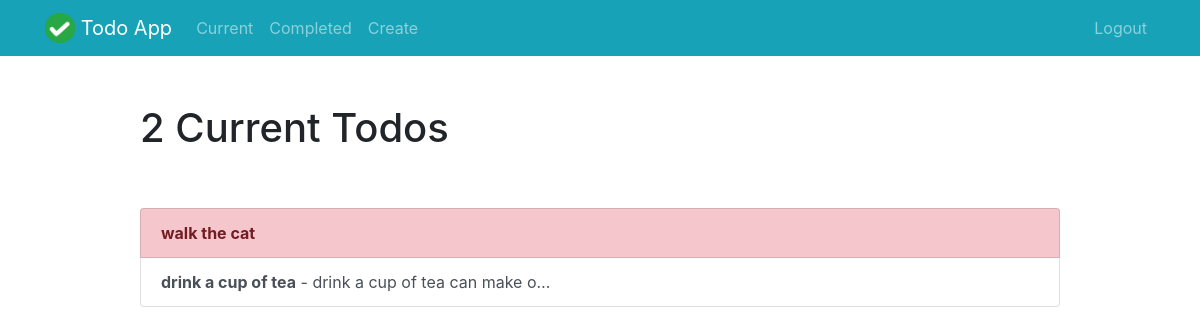
/current/ (signed in), run on an earlier commit of the app's database.
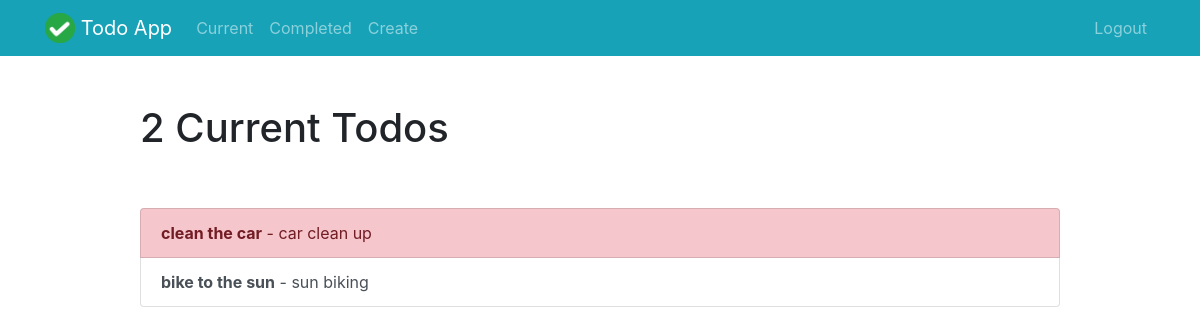
And on a later commit of the database.
### todo/models.py (models this page shows, shortened)
class Todo(models.Model):
    title = models.CharField(max_length=100)
    memo = models.TextField(blank=True)
    created = models.DateTimeField(auto_now_add=True)
    datecompleted = models.DateTimeField(null=True, blank=True)
    important = models.BooleanField(default=False)
    user = models.ForeignKey(User, on_delete=models.CASCADE)

### todo/views.py (the view)
# urls.py: path('current/', views.currenttodos, name='currenttodos'),
@login_required
def currenttodos(req):
    todos = Todo.objects.filter(user=req.user, datecompleted__isnull=True)
    return render(req, 'todo/currenttodos.html', {'todos': todos})

### templates/todo/currenttodos.html
{% extends "todo/base.html" %}
{% block content %}
    <div class="row justify-content-center mt-5">
        <div class="col-md-10">
            {% if todos %}
                 <h1>{{ todos.count }} Current Todo{{ todos.count|pluralize }}</h1>
            {% else %}
                           <h1>Current Todos</h1>
            {% endif %}
        </div>
    </div>
    <div class="row justify-content-center mt-5">
        <div class="col-md-10">
        {% if todos %}
            <div class="list-group">
                {% for todo in todos %}
                    <a href="{% url 'viewtodo' todo.id %}" class="list-group-item list-group-item-action{% if todo.important %} list-group-item-danger{% endif %}"><b>{{ todo.title }}</b>{% if todo.memo %} - {{ todo.memo|truncatechars:30 }}{% endif %}</a>
                {% endfor %}
            </div>
        {% else %}
            <div class="text-center">
                <h2>Looks like you don't have any todos! Nice work.</h2>
            <br>
            <a role="button" class="btn btn-primary" href="{% url 'createtodo' %}">New Todo</a>
            </div>
        {% endif %}
        </div>
    </div>
{% endblock %}

### templates/todo/base.html (shortened to what this page needs)
{% load static %}
<!doctype html>
<html lang="en">
<head>
    <link rel="stylesheet" href="https://stackpath.bootstrapcdn.com/bootstrap/4.4.1/css/bootstrap.min.css">
</head>
<body>
<nav class="navbar navbar-expand-md navbar-dark bg-info">
<div class="container">
    <a class="navbar-brand" href="{% url 'home' %}">
         <img src="{% static 'todo/logo.png' %}" width="30" height="30" class="d-inline-block align-top">
        <span>Todo App</span>
    </a>
    <div class="collapse navbar-collapse" id="navbarNav">
    {% if user.is_authenticated %}
        <ul class="navbar-nav mr-auto">
                <li class="nav-item {{ current }}">
                    <a class="nav-link" href="{% url 'currenttodos' %}">Current</a>
                </li>
                <li class="nav-item {{ completed }}">
                    <a class="nav-link" href="{% url 'completedtodos' %}">Completed</a>
                </li>
                <li class="nav-item {{ create }}">
                    <a class="nav-link" href="{% url 'createtodo' %}">Create</a>
                </li>
        </ul>
    {% endif %}
    <ul class="navbar-nav ml-auto">
            {% if user.is_authenticated %}
                <li class="nav-item">
                    <a href="#" onclick="$('#signOutBtn').click()" class="nav-link">Logout</a>
                </li>
            {% endif %}
        </ul>
    </div>
</div>
</nav>
<div class="container">
{% block content %}{% endblock %}
</div>
</body>
</html>

What changed in the data, as far as the page shows it:
removed Todo: title "walk the cat", important True (drawn)
no longer on this page (row edited): Todo: title "drink a cup of tea", memo "drink a cup of tea can make o…", important False (drawn)
added Todo: title "clean the car", memo "car clean up", important True (drawn)
added Todo: title "bike to the sun", memo "sun biking", important False (drawn)
